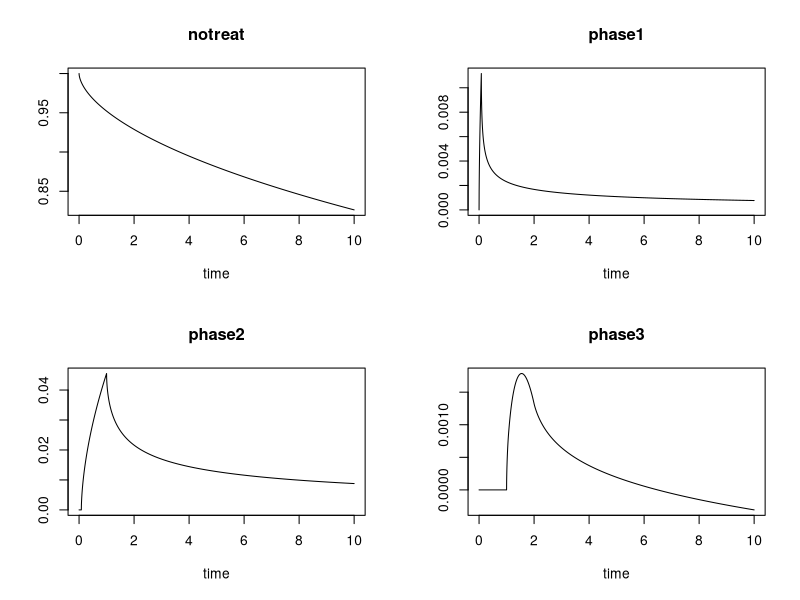
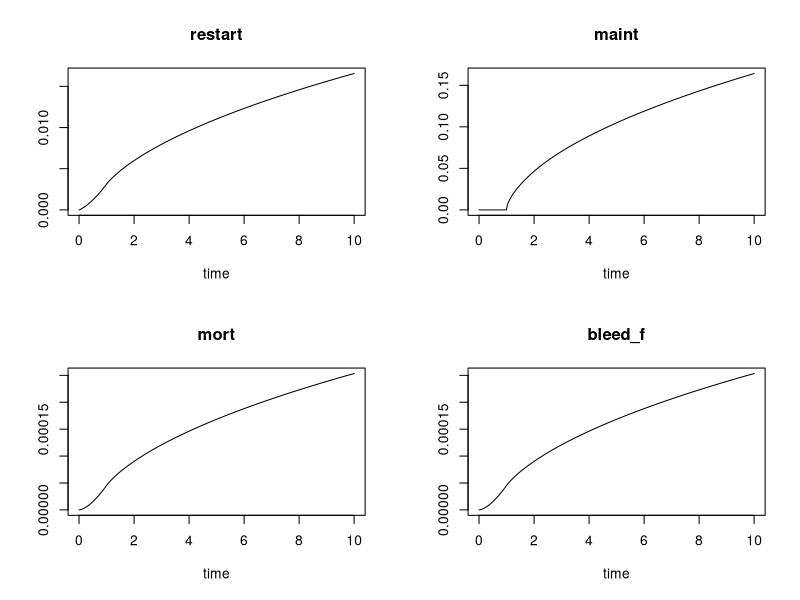

Here is the R script that generated these plots, in order:
## ---- chunk 1
knitr::opts_chunk$set(echo = TRUE)
## ---- chunk 2
library(deSolve)

###################################
# Main model parameters

risk2rate <- function(risk, range) -(log(1-risk)/range)

params = list(

    # Indication Paramters (Weibull) source: VUMC data -- file is ./reference/WCS_KM_Distribution_Generation.pdf
    Shape = 0.59,
    Scale = 60475.53,
  
    # The Stent Thrombosis Risks are drawn from a piecewise exponential with the following
    # durations and rates. These are for clopidogrel
    ST.rate.30    = risk2rate(0.0150, 30/365),  # (0.010-0.020)
    ST.rate.365   = risk2rate(0.0060, 1),  # (0.003-0.009) -- ? http://circ.ahajournals.org/content/114/20/2154
    ST.rate.gt365 = risk2rate(0.0022, 5),  # (0.001-0.003)
    ST.pr.fatal   = 0.20,  # (15-30)
    ST.pr.CABG    = 0.10,  
  
    # Myocardial Infarction: Event Rates and Relative Risks
    MI.rate    = risk2rate(0.035,5), # 0.035, #(0.013-0.097)
    MI.pr.CABG = 0.08, # (4-12)
    MI.pr.PCI  = 0.55, # (45-65)

    # Revascularization
    RV.rate.365   = risk2rate(0.10, 1),     # (0.05-0.15)
    RV.rate.gt365 = risk2rate(0.03, 5),
    RV.pr.CABG    = 0.25, # (15-35)

    # Simplified bleed risk, and fatal risk -- One drug only
    Bleed.rate      = risk2rate(0.02+0.0230+0.0015, 1), # See model-simplification, Clopidogrel wildtype
    BleedFatal.rate = risk2rate(0.0015, 1), # (0.001-0.003), Clopidogrel wildtype

    #? vRiskCABGTIMImajor = 0.022, # (0.013-0.031) 


    
    # Genomic RR adjustments -- NOT USED HERE
    # vRR.MI.LOF = 1.48, #(1.05-2.07) High Discrimination Scenario = 1.45 (1.09-1.92)
    # vRR.Mort.LOF = 1.28, #(0.95-1.73) #Not sure how to use this one
    # vRR.Bleed.LOF = 0.84, # (0.75-1.00)
  
    disc_rate = 0.03
)
## ---- chunk 3

# This take a percent rate over a timeframe and returns the
# instantaneous exponential rate
inst_rate <- function(percent, timeframe)
{
  - log(1-percent) / timeframe
}

# Estimated Vanderbilt Secular Death first 10 years See:Secular.html
#drate <- function(t) inst_rate(0.01272623*exp(0.0940359*t), 1)
drate <- function(t) rep(0, length(t))

# Compute rate exposure for delay differential usage
F_drate <- Vectorize(function(t, years) {
  integrate(drate, lower=max(t-years, 0), upper=min(t, 100))$value
})
## ---- chunk 4
pci.rates <- function(params)
{
  with(params,
  {
    # MI Rate of PCI
    rate <- rep(MI.rate * MI.pr.PCI, 3)
    
    # RV
    rate <- rate + (1-RV.pr.CABG) * c(RV.rate.365, RV.rate.365, RV.rate.gt365)
    
    # ST
    fraction <- (1-ST.pr.fatal)*(1-ST.pr.CABG)

    rate + fraction*c(ST.rate.30, ST.rate.365, ST.rate.gt365)
  })
}


# Note: PCI rate is a function of therapy age (a) *not* time in simulation.
F_pci.rate <- function(a, years, params)
{
  low <- a - years
  sum(
    c(if(low > 30/365) 0 else if (a < 30/365) years else 30/365 - low,
      if(low < 30/365) {
        if(a < 1) a - 30/365 else 1 - 30/365
      } else {
        if(a < 1) max(a-low,0) else 1 - low
      },
      if(a < 1) 0 else if(low < 1) a-1 else a-low
     ) * pci.rates(params)
  )
}
## ---- chunk 5
cabg.rates <- Vectorize(vectorize.args="t", function(t, params)
{
  with(params,
  {
    # MI Rate of CABG
    rate <- rep(MI.rate * MI.pr.CABG, 3)
    
    # RV
    rate <- rate + RV.pr.CABG * c(RV.rate.365, RV.rate.365, RV.rate.gt365)
    
    # ST
    fraction <- (1-ST.pr.fatal)*(ST.pr.CABG)

    rate + fraction*c(ST.rate.30, ST.rate.365, ST.rate.gt365)
  })
})

F_cabg.rate <- function(a, years, params)
{
  low <- a - years
  sum(
    c(if(low > 30/365) 0 else if (a < 30/365) years else 30/365 - low,
      if(low < 30/365) {
        if(a < 1) a - 30/365 else 1 - 30/365
      } else {
        if(a < 1) max(a-low,0) else 1 - low
      },
      if(a < 1) 0 else if(low < 1) a-1 else a-low
     ) * cabg.rates(params)
  )
}
## ---- chunk 6
###################################
# Numerical Delay Differential Equation
Clopidogrel <- function(t, y, params)
{
  with(as.list(c(y, params)), {

    r_d <- drate(t)
    fb  <- BleedFatal.rate # Fatal bleed rate for first 1st year only
    
    # Start of therapy Weibull rate
    # Start of therapy Weibull rate
    scale <- Scale/365
    shape <- Shape
    incoming <- if (t <= 0)     0 else notreat*shape * t^(shape - 1) / scale^shape
    
    pci.r <- pci.rates(params)
    
    # Fatal bleed loss

    # Starting 2nd phase of therapy after 1st month (minus mortality of those who started)
    start2   <- if (t < 30/365) 0 else lagderiv(t-30/365, 2)*exp(-F_drate(t,  30/365))*exp(-fb*30/365)
    # Available at end of 12 months of therapy (phase1+phase2) minus mortality
    avail3   <- if (t < 1)      0 else lagderiv(t-335/365,3)*exp(-F_drate(t, 335/365))*exp(-fb*335/365)
    # Those that finished therapy (minus PCI for last year)
    finish   <- avail3*exp(-F_pci.rate(1, 1, params))
    # Those that restart and continue therapy due to PCi
    start3   <- avail3 - finish

    # Those that finished 2nd (restarted) therapy, didn't die or have a fatal bleed in first year
    #fb.loss  <- -fb*if(abs(t-1) < 1) 1-abs(t-1) else 
    finish2  <- if (t < 1) 0 else lagderiv(t-1, 4)*exp(-F_drate(t, 1))*exp(-fb)

    list(c(
            notreat = -incoming,
            p1entry = incoming,
            p2entry = start2,
            restart = sum(pci.r*c(phase1,phase2,0)), # Not quite ready to deal with restarts from phase3
            phase1  = incoming - start2  - (fb+r_d)*phase1,
            phase2  = start2   - avail3  - (fb+r_d)*phase2,
            phase3  = start3   - finish2 - r_d*phase3,
            maint   = finish   + finish2 - r_d*maint,
            mort    = r_d*(phase1+phase2+phase3+maint) + fb*(phase1+phase2),
            bleed_f = fb*(phase1+phase2),
            disc    = -disc_rate*disc            # Simple discount rate
          )
    )
  })
}
## ---- chunk 7

yinit <- c(notreat=1, p1entry=0, p2entry=0,
           restart=0, phase1=0,  phase2=0,
           phase3=0,  maint=0,   mort=0,
           bleed_f=0,
           disc=1)
# units of years, increments of days
times <- seq(0, 10, by=1/365)

# Run the simulation
system.time(out <- dede(yinit, times, Clopidogrel, params))

# Check sensibility, i.e. all occupancy buckets sum to 1
# If this sums to 1 then no individual was created or lost in the model
all(abs(rowSums(out[,c('notreat','phase1','phase2', 'phase3', 'maint', 'mort')]) - 1) < 1e-8)
## ---- chunk 8
x <- out[,c("time", "notreat", "phase1", "phase2", "phase3")]
class(x) <- c("deSolve", "matrix")
plot(x)
## ---- chunk 9
x <- out[,c("time", "restart", "maint", "mort", "bleed_f")]
class(x) <- c("deSolve", "matrix")
plot(x)
